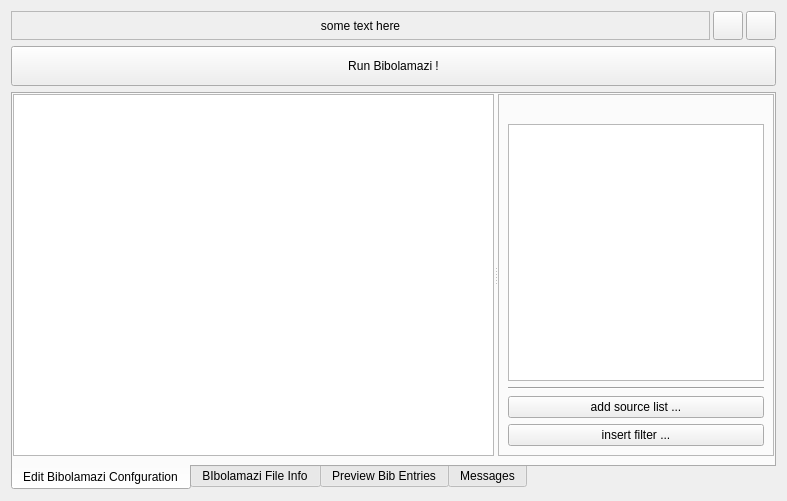
<?xml version="1.0" encoding="UTF-8"?>
<ui version="4.0">
 <class>OpenBibFile</class>
 <widget class="QWidget" name="OpenBibFile">
  <property name="geometry">
   <rect>
    <x>0</x>
    <y>0</y>
    <width>787</width>
    <height>501</height>
   </rect>
  </property>
  <layout class="QGridLayout" name="lyt">
   <item row="1" column="0">
    <widget class="QPushButton" name="btnGo">
     <property name="minimumSize">
      <size>
       <width>0</width>
       <height>40</height>
      </size>
     </property>
     <property name="text">
      <string>Run Bibolamazi !</string>
     </property>
     <property name="icon">
      <iconset resource="bibolamazi_res.qrc">
       <normaloff>:/pic/ok.png</normaloff>:/pic/ok.png</iconset>
     </property>
    </widget>
   </item>
   <item row="2" column="0">
    <widget class="QTabWidget" name="tabs">
     <property name="tabPosition">
      <enum>QTabWidget::South</enum>
     </property>
     <property name="currentIndex">
      <number>0</number>
     </property>
     <widget class="QWidget" name="pageConfig">
      <attribute name="title">
       <string>Edit Bibolamazi Confguration</string>
      </attribute>
      <layout class="QVBoxLayout" name="verticalLayout_2">
       <property name="spacing">
        <number>3</number>
       </property>
       <property name="leftMargin">
        <number>0</number>
       </property>
       <property name="topMargin">
        <number>0</number>
       </property>
       <property name="rightMargin">
        <number>0</number>
       </property>
       <property name="bottomMargin">
        <number>8</number>
       </property>
       <item>
        <widget class="QSplitter" name="splitEditConfig">
         <property name="orientation">
          <enum>Qt::Horizontal</enum>
         </property>
         <widget class="QTextEdit" name="txtConfig">
          <property name="sizePolicy">
           <sizepolicy hsizetype="Expanding" vsizetype="Expanding">
            <horstretch>9</horstretch>
            <verstretch>0</verstretch>
           </sizepolicy>
          </property>
          <property name="acceptRichText">
           <bool>false</bool>
          </property>
         </widget>
         <widget class="QStackedWidget" name="stackEditTools">
          <property name="frameShape">
           <enum>QFrame::StyledPanel</enum>
          </property>
          <property name="frameShadow">
           <enum>QFrame::Raised</enum>
          </property>
          <property name="currentIndex">
           <number>0</number>
          </property>
          <widget class="QWidget" name="toolspageBase">
           <layout class="QVBoxLayout" name="verticalLayout_3">
            <item>
             <widget class="QLabel" name="lblFavorites">
              <property name="pixmap">
               <pixmap resource="bibolamazi_res.qrc">:/pic/bookmark.png</pixmap>
              </property>
              <property name="alignment">
               <set>Qt::AlignCenter</set>
              </property>
              <property name="textInteractionFlags">
               <set>Qt::NoTextInteraction</set>
              </property>
             </widget>
            </item>
            <item>
             <widget class="QTreeView" name="treeFavorites">
              <property name="font">
               <font>
                <italic>true</italic>
               </font>
              </property>
              <property name="dragDropMode">
               <enum>QAbstractItemView::InternalMove</enum>
              </property>
              <property name="rootIsDecorated">
               <bool>false</bool>
              </property>
              <attribute name="headerVisible">
               <bool>false</bool>
              </attribute>
             </widget>
            </item>
            <item>
             <widget class="Line" name="line">
              <property name="orientation">
               <enum>Qt::Horizontal</enum>
              </property>
             </widget>
            </item>
            <item>
             <widget class="QPushButton" name="btnAddSourceList">
              <property name="text">
               <string>add source list ...</string>
              </property>
             </widget>
            </item>
            <item>
             <widget class="QPushButton" name="btnAddFilter">
              <property name="text">
               <string>insert filter ...</string>
              </property>
             </widget>
            </item>
           </layout>
          </widget>
          <widget class="QWidget" name="toolspageSource">
           <layout class="QVBoxLayout" name="verticalLayout_4">
            <property name="margin">
             <number>0</number>
            </property>
            <item>
             <widget class="SourceListEditor" name="sourceListEditor" native="true"/>
            </item>
           </layout>
          </widget>
          <widget class="QWidget" name="toolspageFilter">
           <layout class="QVBoxLayout" name="verticalLayout_5">
            <property name="margin">
             <number>0</number>
            </property>
            <item>
             <widget class="FilterInstanceEditor" name="filterInstanceEditor" native="true"/>
            </item>
           </layout>
          </widget>
         </widget>
        </widget>
       </item>
      </layout>
     </widget>
     <widget class="QWidget" name="pageInfo">
      <attribute name="title">
       <string>BIbolamazi File Info</string>
      </attribute>
      <layout class="QVBoxLayout" name="verticalLayout">
       <property name="leftMargin">
        <number>0</number>
       </property>
       <property name="topMargin">
        <number>0</number>
       </property>
       <property name="rightMargin">
        <number>0</number>
       </property>
       <property name="bottomMargin">
        <number>8</number>
       </property>
       <item>
        <widget class="QTextBrowser" name="txtInfo">
         <property name="tabChangesFocus">
          <bool>true</bool>
         </property>
         <property name="html">
          <string>&lt;!DOCTYPE HTML PUBLIC &quot;-//W3C//DTD HTML 4.0//EN&quot; &quot;http://www.w3.org/TR/REC-html40/strict.dtd&quot;&gt;
&lt;html&gt;&lt;head&gt;&lt;meta name=&quot;qrichtext&quot; content=&quot;1&quot; /&gt;&lt;style type=&quot;text/css&quot;&gt;
p, li { white-space: pre-wrap; }
&lt;/style&gt;&lt;/head&gt;&lt;body style=&quot; font-family:'Lucida Grande'; font-size:13pt; font-weight:400; font-style:normal;&quot;&gt;
&lt;p align=&quot;center&quot; style=&quot; margin-top:20px; margin-bottom:0px; margin-left:0px; margin-right:0px; -qt-block-indent:0; text-indent:0px;&quot;&gt;&lt;span style=&quot; font-style:italic; color:#b1311d;&quot;&gt;&amp;lt;no file open&amp;gt;&lt;/span&gt;&lt;/p&gt;&lt;/body&gt;&lt;/html&gt;</string>
         </property>
         <property name="openLinks">
          <bool>false</bool>
         </property>
        </widget>
       </item>
      </layout>
     </widget>
     <widget class="QWidget" name="pageBibEntries">
      <attribute name="title">
       <string>Preview Bib Entries</string>
      </attribute>
      <layout class="QGridLayout" name="gridLayout_2">
       <property name="leftMargin">
        <number>0</number>
       </property>
       <property name="topMargin">
        <number>0</number>
       </property>
       <property name="rightMargin">
        <number>0</number>
       </property>
       <property name="bottomMargin">
        <number>8</number>
       </property>
       <item row="0" column="0">
        <widget class="QTextBrowser" name="txtBibEntries">
         <property name="font">
          <font>
           <family>Courier 10 Pitch</family>
          </font>
         </property>
         <property name="tabChangesFocus">
          <bool>true</bool>
         </property>
         <property name="openLinks">
          <bool>false</bool>
         </property>
        </widget>
       </item>
      </layout>
     </widget>
     <widget class="QWidget" name="pageLog">
      <attribute name="title">
       <string>Messages</string>
      </attribute>
      <layout class="QGridLayout" name="gridLayout">
       <property name="leftMargin">
        <number>0</number>
       </property>
       <property name="topMargin">
        <number>0</number>
       </property>
       <property name="rightMargin">
        <number>0</number>
       </property>
       <property name="bottomMargin">
        <number>8</number>
       </property>
       <item row="0" column="0" colspan="2">
        <widget class="QTextBrowser" name="txtLog">
         <property name="tabChangesFocus">
          <bool>true</bool>
         </property>
         <property name="html">
          <string notr="true">&lt;!DOCTYPE HTML PUBLIC &quot;-//W3C//DTD HTML 4.0//EN&quot; &quot;http://www.w3.org/TR/REC-html40/strict.dtd&quot;&gt;
&lt;html&gt;&lt;head&gt;&lt;meta name=&quot;qrichtext&quot; content=&quot;1&quot; /&gt;&lt;style type=&quot;text/css&quot;&gt;
p, li { white-space: pre-wrap; }
&lt;/style&gt;&lt;/head&gt;&lt;body style=&quot; font-family:'Lucida Grande'; font-size:13pt; font-weight:400; font-style:normal;&quot;&gt;
&lt;p style=&quot;-qt-paragraph-type:empty; margin-top:0px; margin-bottom:0px; margin-left:0px; margin-right:0px; -qt-block-indent:0; text-indent:0px; font-family:'Courier 10 Pitch';&quot;&gt;&lt;br /&gt;&lt;/p&gt;&lt;/body&gt;&lt;/html&gt;</string>
         </property>
         <property name="acceptRichText">
          <bool>false</bool>
         </property>
        </widget>
       </item>
       <item row="1" column="0">
        <widget class="QLabel" name="lblVerbosity">
         <property name="text">
          <string>Log verbosity level (for next run):</string>
         </property>
        </widget>
       </item>
       <item row="1" column="1">
        <widget class="QComboBox" name="cbxVerbosity">
         <property name="currentIndex">
          <number>1</number>
         </property>
         <item>
          <property name="text">
           <string>Quiet</string>
          </property>
         </item>
         <item>
          <property name="text">
           <string>Information</string>
          </property>
         </item>
         <item>
          <property name="text">
           <string>Verbose</string>
          </property>
         </item>
         <item>
          <property name="text">
           <string>Very Verbose (for debugging)</string>
          </property>
         </item>
        </widget>
       </item>
      </layout>
     </widget>
    </widget>
   </item>
   <item row="0" column="0">
    <widget class="QWidget" name="wHead" native="true">
     <property name="sizePolicy">
      <sizepolicy hsizetype="Preferred" vsizetype="Fixed">
       <horstretch>0</horstretch>
       <verstretch>0</verstretch>
      </sizepolicy>
     </property>
     <layout class="QHBoxLayout" name="horizontalLayout">
      <property name="spacing">
       <number>3</number>
      </property>
      <property name="margin">
       <number>0</number>
      </property>
      <item>
       <widget class="QLabel" name="lblFileName">
        <property name="sizePolicy">
         <sizepolicy hsizetype="Preferred" vsizetype="Preferred">
          <horstretch>0</horstretch>
          <verstretch>0</verstretch>
         </sizepolicy>
        </property>
        <property name="frameShape">
         <enum>QFrame::StyledPanel</enum>
        </property>
        <property name="frameShadow">
         <enum>QFrame::Sunken</enum>
        </property>
        <property name="midLineWidth">
         <number>1</number>
        </property>
        <property name="text">
         <string>some text here</string>
        </property>
        <property name="textFormat">
         <enum>Qt::PlainText</enum>
        </property>
        <property name="alignment">
         <set>Qt::AlignCenter</set>
        </property>
       </widget>
      </item>
      <item>
       <widget class="QToolButton" name="btnRefresh">
        <property name="icon">
         <iconset resource="bibolamazi_res.qrc">
          <normaloff>:/pic/refresh.png</normaloff>:/pic/refresh.png</iconset>
        </property>
        <property name="iconSize">
         <size>
          <width>22</width>
          <height>22</height>
         </size>
        </property>
       </widget>
      </item>
      <item>
       <widget class="QToolButton" name="btnSave">
        <property name="icon">
         <iconset resource="bibolamazi_res.qrc">
          <normaloff>:/pic/save.png</normaloff>:/pic/save.png</iconset>
        </property>
        <property name="iconSize">
         <size>
          <width>22</width>
          <height>22</height>
         </size>
        </property>
       </widget>
      </item>
     </layout>
    </widget>
   </item>
  </layout>
 </widget>
 <customwidgets>
  <customwidget>
   <class>SourceListEditor</class>
   <extends>QWidget</extends>
   <header>..sourcelisteditor.h</header>
   <container>1</container>
  </customwidget>
  <customwidget>
   <class>FilterInstanceEditor</class>
   <extends>QWidget</extends>
   <header>..filterinstanceeditor.h</header>
   <container>1</container>
  </customwidget>
 </customwidgets>
 <resources>
  <include location="bibolamazi_res.qrc"/>
 </resources>
 <connections/>
</ui>
